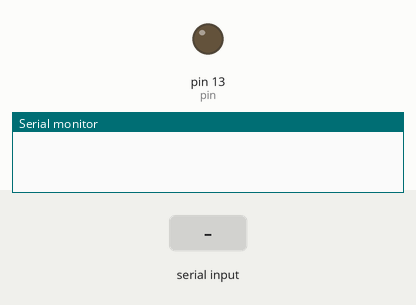
This sketch was run on a simulated Arduino Uno, built with avr-gcc and run on an emulated ATmega328P. Shown: output pins drawn as LEDs (lit = HIGH), the last lines printed to the serial monitor. The inputs (shaded band) are chosen by the test bench.

Above: at 1.2 s.
1.3 s: byte 30 received over Serial
At 2.3 s:
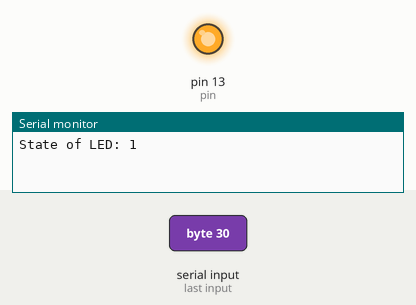
Timing chart, 0 to 4.3 s (numbered marks = the images above; inputs shaded):
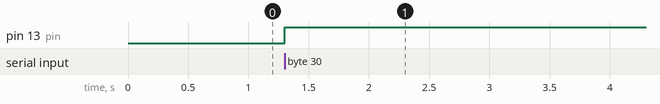

The sketch:

SerialBlink.ino
```cpp
/*
 * Turn a LED on and off by sending
 * data to the Arduino via the serial
 * interface.
 *
 * Author:  Anton Lindstrom
 * Contact: http://antonlindstrom.com
 */

int pin = 13;

volatile int state = LOW;

/*
 * Setup phase
 */
void setup() {
  pinMode(pin, OUTPUT);
  Serial.begin(9600);
}

/*
 * Main
 */
void loop() {
  if ( change() ) {
    shift();
    digitalWrite(pin, state);
    print_state();
  }
}

/*
 * Listen to serial and return true
 * if something was entered on
 * serial
 */
int change() {
  int   incoming_byte = 0;

  if ( Serial.available() > 0 ) {
    incoming_byte = Serial.read();
    if ( incoming_byte > 0)
      return true;
  }
  return false;
}

/*
 * Shift state from LOW to HIGH
 */
void shift() {
  if ( state == LOW )
    state = HIGH;
  else
    state = LOW;
}

/*
 * Print int state on serial
 */
void print_state() {
  Serial.print("State of LED: ");
  Serial.println(state);
}

/* vim: set ts=2 sw=2 ft=cpp: */
```

Measured:
- after the input at 1.3 s, pin 13 (pin): LOW → HIGH at once
